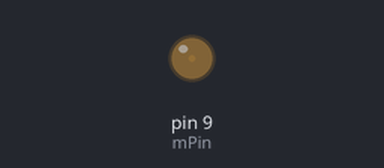
This sketch was run on a simulated Arduino Uno, built with avr-gcc and run on an emulated ATmega328P. Shown: output pins drawn as LEDs (lit = HIGH).

Above: at 0.05 s.
At 2.3 s:
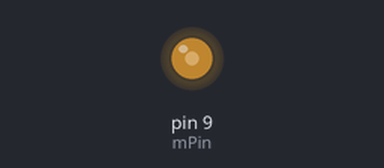
At 4.6 s:
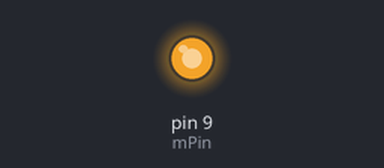
At 9.2 s:
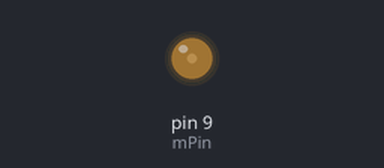
Timing chart, 0 to 13.3 s (numbered marks = the images above):
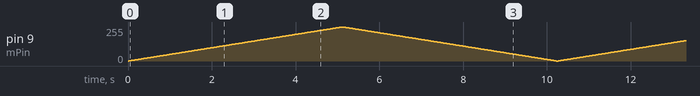

The sketch:

c12.ino
```cpp
// transistor to move motor
const int mPin = 9;

void setup() {
  pinMode(mPin, OUTPUT);
  Serial.begin(9600);
}

void loop() {
  //  serialSpeed();
  motorAcceleration();
}

void motorAcceleration() {
  // slowly accelerates the motor to full speed
  int s;
  int delayTime = 20;

  for(s = 0; s <= 255; s++) {
    analogWrite(mPin, s);
    delay(delayTime);
  }

  for(s = 255; s >= 0; s--) {
    analogWrite(mPin, s);
    delay(delayTime);
  }
}

void serialSpeed() {
  // Use serial monitor window to send a signal to the circuit
  int s;

  Serial.println("Masukkan 0-255 ke dalam kotak di atas");
  Serial.println("Klik send");
  Serial.println();

  while(true) {
    // Check if inc data is available
    while(Serial.available() > 0) {
      s = Serial.parseInt();
      s = constrain(s, 0, 255); // 0 <= s <= 255
      Serial.print("Speed : ");
      Serial.println(s);
      analogWrite(mPin, s);
    }
  }
}
```
